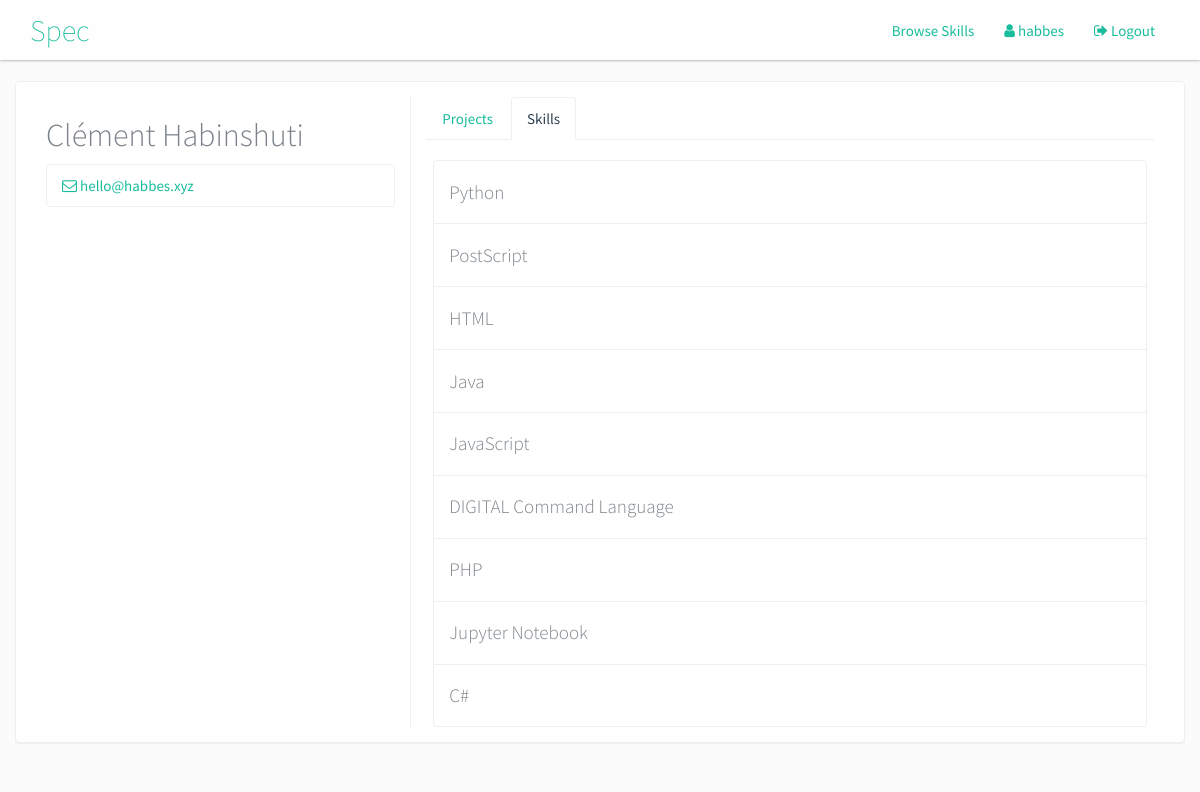
The app's page /habbes/skills with its own data.
### main/models.py (models this page shows)
class Skill(models.Model):
    name = models.CharField(max_length=255)
    description = models.TextField(default='', null=True)

### specprofile/views.py (the view)
def skills_view(request, username):
    user = get_object_or_404(User, username=username)
    profile = user.profile
    ctx = {
        'user': user,
        'profile': profile,
        'skills': profile.skills.all()
    }
    return render(request, 'profile/skills.html', ctx)

### specprofile/templates/profile/skills.html
{% extends 'main/layout/profile.html' %}
{% block skills_tab_active %}active{% endblock %}
{% block profile_content %}
{% if skills|length > 0 %}
    <div class="skill-list">
        {% for skill in skills %}
        <div class="skill-list-item list-group-item">
            <h4>{{ skill.name }}</h4>
        </div>
        {% endfor %}
    </div>
{% else %}
<p><em>No skills found.</em></p>
{% endif %}
{% endblock %}

### main/templates/main/layout/profile.html
{% extends 'main/layout/base.html' %}
{% block content %}
<div class="container">
    <div class="row">
        <div class="panel panel-default">
            <div class="panel-body">
                <div class="col-md-4">
                    <h2>{{ user.first_name }} {{ user.last_name }}</h2>
                    <div class="list-group">
                        <div class="list-group-item">
                            <a href="mailto:{{ user.email }}">
                                <i class="fa fa-envelope-o"></i> {{ user.email }}
                            </a>
                        </div>
                    </div>
                </div>
                <div class="col-md-8 profile-main-content">
                    <div class="nav nav-tabs">
                        <li class="{% block projects_tab_active %}{% endblock %}">
                            <a href="{% url 'profile:projects' user.username %}">Projects</a></li>
                        <li class="{% block skills_tab_active %}{% endblock %}">
                            <a href="{% url 'profile:skills' user.username %}">Skills</a></li>
                    </div>
                    <div class="profile-sub-content">
                        {% block profile_content %}{% endblock %}
                    </div>
                </div>
            </div>
        </div>
    </div>
</div>
{% endblock %}

### main/templates/main/layout/base.html (shortened to what this page needs)
{% extends 'main/layout/plain.html' %}
{% block body %}
<nav class="navbar navbar-default">
    <div class="container">
        <div class="navbar-header">
            <a class="navbar-brand logo" href="{% url 'home' %}">Spec</a>
        </div>
        <div class="collapse navbar-collapse">
            <ul class="nav navbar-nav navbar-right">
                <li><a href="{% url 'skills:home' %}">Browse Skills</a></li>
                {% if user and user.is_authenticated %}
                <li><a href="{% url 'profile:projects' user.username %}">
                    <i class="fa fa-user"></i> {{ user.username }}</a></li>
                <li><a href="{% url 'logout' %}"><i class="fa fa-sign-out"></i> Logout</a></li>
                {% else %}
                <li><a href="{% url 'auth' %}">
                    <i class="fa fa-login"></i> Sign In</a></li>
                {% endif %}
            </ul>
        </div>
    </div>
</nav>
{% block content %}{% endblock %}
{% endblock %}

### main/static/css/style.css (style rules this page uses)
body { font-family: 'Source Sans Pro', sans-serif; font-size: 15px; background-color: #fbfbfb; color: #7C838A; }
h1,h2,h4,h5,h6, .h1,.h2,.h3,.h4,.h5,.h6 { font-family: 'Source Sans Pro', sans-serif; font-weight: 300; }
.navbar { border-radius:0px; background: rgba(255,255,255,0.7); box-shadow: 0px 0px 3px; }
.logo { font-weight: lighter; }
.navbar-brand { font-size: 2em; position:relative; top:-5px; }
.logo, a, a:hover, a:visited, a:focus, .navbar-default .navbar-brand, .navbar-default .navbar-brand:focus, .navbar-default .navbar-brand:hover, .navbar-default .navbar-nav>li>a, .navbar-default .navbar-nav>li>a:hover, .navbar-default .navbar-nav>li>a:focus { color: #18bc9c; }
.profile-main-content { border-left: 1px solid #ecf0f1; }
.profile-sub-content { padding-top:20px; padding-left:7px; padding-right:7px; text-align:justify; }

### records on screen
Skill: name "Python"
Skill: name "PostScript"
Skill: name "HTML"
Skill: name "Java"
Skill: name "JavaScript"
Skill: name "DIGITAL Command Language"
Skill: name "PHP"
Skill: name "Jupyter Notebook"
Skill: name "C#"

### other values on screen
{{ user.username }} "habbes"
{{ user.first_name }} "Clément"
{{ user.last_name }} "Habinshuti"
{{ user.email }} "hello@habbes.xyz"
